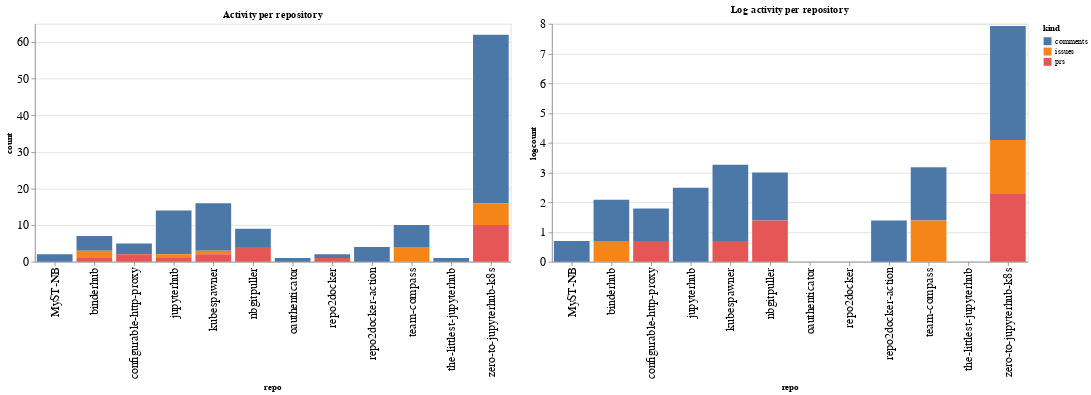

Notebook code for this chart:
### Code cell
ch1 = alt.Chart(repo_summaries, width=600, title="Activity per repository").mark_bar().encode(
    x='repo',
    y='count',
    color='kind',
    tooltip="kind"
)

ch2 = alt.Chart(repo_summaries, width=600, title="Log activity per repository").mark_bar().encode(
    x='repo',
    y='logcount',
    color='kind',
    tooltip="kind"
)

ch1 | ch2

### Figure 1 — Vega-Lite specification as saved in the notebook (floating-point values rounded to 4 significant figures)
{"config": {"axisLeft": {"labelFontSize": 15}, "axisBottom": {"labelFontSize": 15}}, "hconcat": [{"mark": "bar", "encoding": {"color": {"type": "nominal", "field": "kind"}, "tooltip": {"type": "nominal", "field": "kind"}, "x": {"type": "nominal", "field": "repo"}, "y": {"type": "quantitative", "field": "count"}}, "title": "Activity per repository", "width": 600}, {"mark": "bar", "encoding": {"color": {"type": "nominal", "field": "kind"}, "tooltip": {"type": "nominal", "field": "kind"}, "x": {"type": "nominal", "field": "repo"}, "y": {"type": "quantitative", "field": "logcount"}}, "title": "Log activity per repository", "width": 600}], "data": {"name": "data-91e43de3b90abd0716f29cf26fa0272b"}, "$schema": "https://vega.github.io/schema/vega-lite/v4.8.1.json", "datasets": {"data-91e43de3b90abd0716f29cf26fa0272b": [{"repo": "MyST-NB", "kind": "comments", "count": 2, "logcount": 0.6931}, {"repo": "binderhub", "kind": "comments", "count": 4, "logcount": 1.386}, {"repo": "binderhub", "kind": "issues", "count": 2, "logcount": 0.6931}, {"repo": "binderhub", "kind": "prs", "count": 1, "logcount": 0.0}, {"repo": "configurable-http-proxy", "kind": "comments", "count": 3, "logcount": 1.099}, {"repo": "configurable-http-proxy", "kind": "prs", "count": 2, "logcount": 0.6931}, {"repo": "jupyterhub", "kind": "comments", "count": 12, "logcount": 2.485}, {"repo": "jupyterhub", "kind": "issues", "count": 1, "logcount": 0.0}, {"repo": "jupyterhub", "kind": "prs", "count": 1, "logcount": 0.0}, {"repo": "kubespawner", "kind": "comments", "count": 13, "logcount": 2.565}, {"repo": "kubespawner", "kind": "issues", "count": 1, "logcount": 0.0}, {"repo": "kubespawner", "kind": "prs", "count": 2, "logcount": 0.6931}, {"repo": "nbgitpuller", "kind": "comments", "count": 5, "logcount": 1.609}, {"repo": "nbgitpuller", "kind": "prs", "count": 4, "logcount": 1.386}, {"repo": "oauthenticator", "kind": "comments", "count": 1, "logcount": 0.0}, {"repo": "repo2docker", "kind": "comments", "count": 1, "logcount": 0.0}, {"repo": "repo2docker", "kind": "prs", "count": 1, "logcount": 0.0}, {"repo": "repo2docker-action", "kind": "comments", "count": 4, "logcount": 1.386}, {"repo": "team-compass", "kind": "comments", "count": 6, "logcount": 1.792}, {"repo": "team-compass", "kind": "issues", "count": 4, "logcount": 1.386}, {"repo": "the-littlest-jupyterhub", "kind": "comments", "count": 1, "logcount": 0.0}, {"repo": "zero-to-jupyterhub-k8s", "kind": "comments", "count": 46, "logcount": 3.829}, {"repo": "zero-to-jupyterhub-k8s", "kind": "issues", "count": 6, "logcount": 1.792}, {"repo": "zero-to-jupyterhub-k8s", "kind": "prs", "count": 10, "logcount": 2.303}]}}
